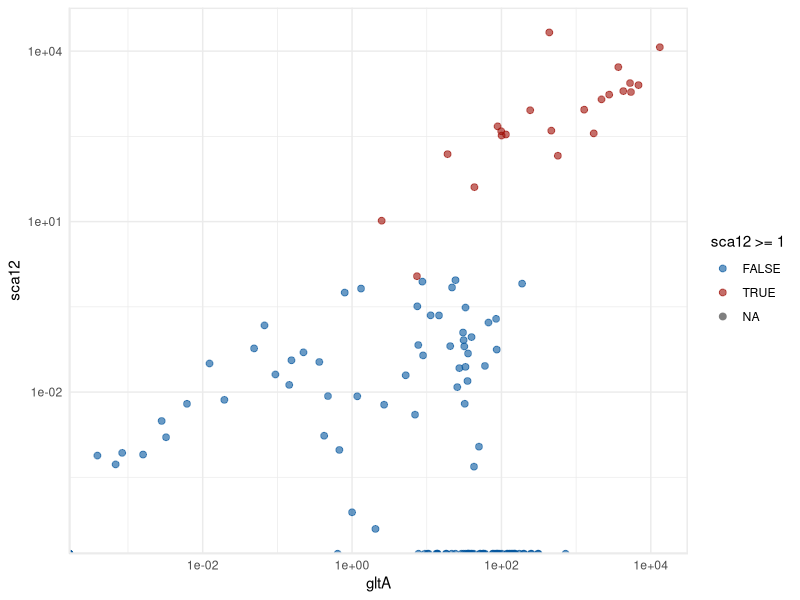
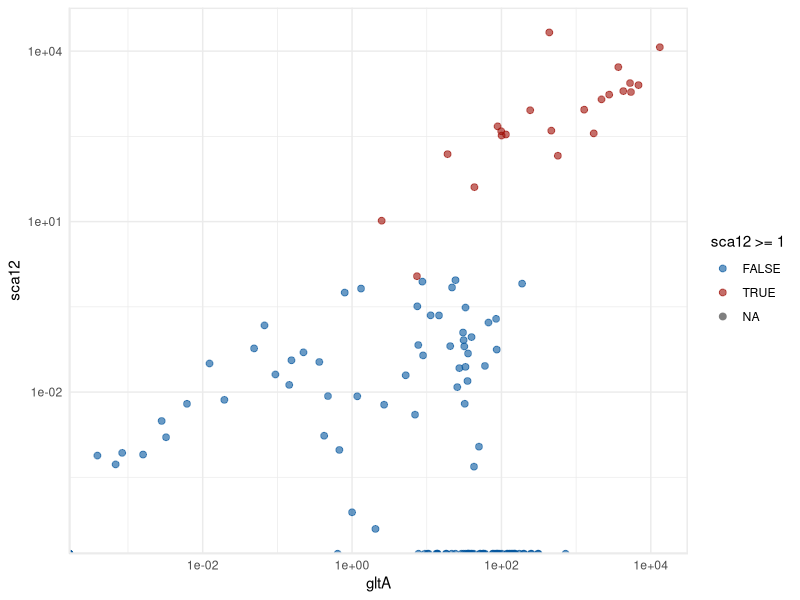

The R script that drew these images, in order:
## ---- chunk 1
#Load libraries
knitr::opts_chunk$set(echo=TRUE, message=FALSE, warning=FALSE)
set.seed(1)
library(readxl); library(ggplot2)
## ---- chunk 2
scatter <- read_excel("scatter.xlsx")
head(scatter)
## ---- chunk 3

p <- ggplot(scatter, aes(x = gltA, y = sca12)) +
  geom_point(aes(color = sca12 >= 1), size = 2)  +
 scale_color_manual(values = c("FALSE" = "#05579e99", "TRUE" = "#9e0e0599")) +
  scale_x_log10() +   
  scale_y_log10() +   
  theme_minimal() +
  theme(
    panel.border = element_rect(colour = "#ebebebff", fill = NA, linewidth = 1),
    panel.grid.major = element_line(colour = "#ebebebff"),
    panel.grid.minor = element_line(colour = "#ebebebff"),
    axis.line = element_line(colour = "#ebebebff")
  )

# Show plot
p
## ---- chunk 4
#save plot
ggsave("scatter_plot.svg", plot = p, width = 7, height = 5, units = "in", device = "svg")
